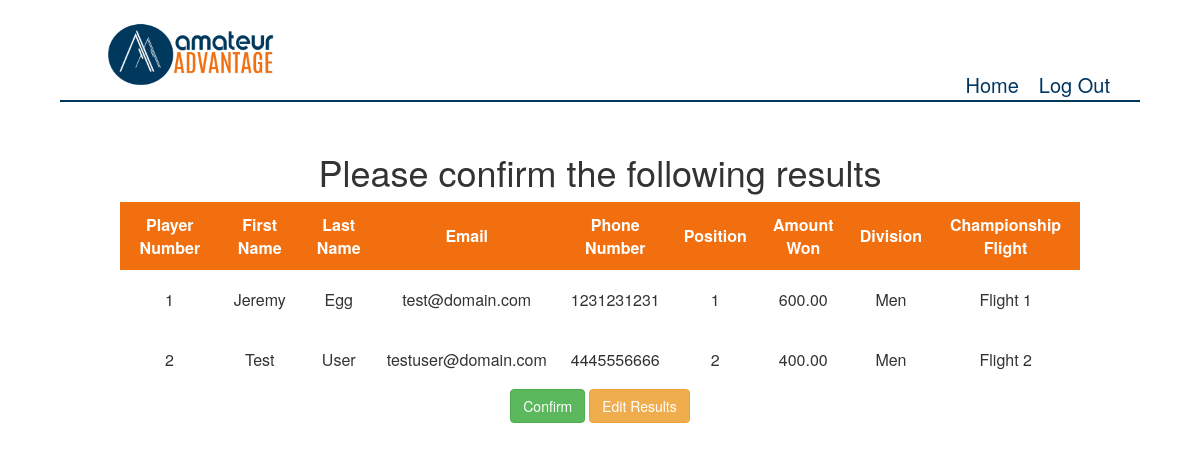
The page /tournament/finalizeResults/25 (signed in) on the database its author committed.
### tournament/models.py (models this page shows, shortened)
class playerResults (models.Model):
    flight_choices = ((1,'Flight 1'), (2,'Flight 2'), (3,'Flight 3'), (4,'Flight 4'), (5,'Flight 5'), (6,'Flight 6'), (7,'Flight 7'), (8,'Flight 8'),
                     (9,'Flight 9'), (10,'Flight 10'))
    division_choices = ((1,'Senior'), (2,'Women'), (3,'Junior'),(4,'Men'))
    tournament = models.ForeignKey(tournament, related_name = 'tournamentSet',on_delete=models.CASCADE)
    player = models.ForeignKey(player, related_name='tournamentPlayer', on_delete=models.CASCADE)
    amount_won = models.DecimalField(max_digits=11,decimal_places=2, blank=True, null=True, default = 0.00)
    position = models.PositiveIntegerField(blank=True, null=True, default = '0')
    flight = models.PositiveSmallIntegerField(
                  choices=flight_choices,
                  default=1)
    division = models.PositiveSmallIntegerField(
                  choices=division_choices,
                  default=1)
    added_on = models.DateField(auto_now_add = True)
    class Meta:
        verbose_name_plural = 'playerResults'

### users/models.py (models this page shows, shortened)
class player (models.Model):
    user = models.OneToOneField(CustomUser, related_name='userPlayer', on_delete=models.CASCADE, primary_key = True)
    address = models.CharField(max_length = 50)
    homeCourse = models.CharField(max_length = 50)
    insrt_timestamp = models.DateField(auto_now_add = True)
    chnge_timestamp = models.DateField(auto_now = True)
    pin = models.CharField(max_length=128, default='0000')

class CustomUser(AbstractUser):
    user_choices = ((1,'admin'), (2,'player'), (3,'shop'), (4,'buyer'), (5, 'exec'))
    objects = CustomUserManager()
    userType = models.PositiveSmallIntegerField(
                  choices=user_choices,
                  default=1)
    phoneNumber = models.CharField(max_length = 10, null=True)
    def isShop(user):
        if user.userType == 3:
            return True
        else:
            return False

### tournament/views.py (the view)
# urls.py: path('finalizeResults/<id>', views.finalizeResults, name='finalizeResults'),
@login_required
@user_passes_test(shop_test,login_url='/', redirect_field_name=None)
def finalizeResults(request, id):
    curTournament = tournament.getTournamentFromID(id)
    tournamentPlayers = playerResults.objects.filter(tournament=curTournament)
    tournamentWinners = []
    for field in tournamentPlayers:
        if field.amount_won > 0:
            tournamentWinners.append(field)
    if request.method == "POST":
        action = request.POST['action']
        if action == 'confirm':
            if tournament.finalizeTournament(tournamentWinners,curTournament) == 'Success':
                return redirect('Success')
            else:
                return redirect('insufficientCredits',curTournament.tournament_id)
        else:
            return redirect('tournamentResults',id)
    else:
        return render(request, 'tournaments/finalizeResults.html', {
            "curTournament": curTournament,
            "tournamentPlayers": tournamentWinners,
        })

### tournament/models.py (called while the page is built)
    def getTournamentFromID(id):
        return tournament.objects.filter(tournament_id = id)[0]

### tournament/views.py (called while the page is built)
def shop_test(user):
    return CustomUser.isShop(user)

### templates/tournaments/finalizeResults.html (shortened to what this page needs)
{% extends 'base.html' %}
{% load static %}
{% block css %}
<link rel="stylesheet" type="text/css" href="{% static 'tournament/confirm.css' %}">
{% endblock %}
{% block content %}
<h1>Please confirm the following results</h1>
<table >
    <thead>
            <th>Player Number</th>
            <th>First Name</th>
            <th>Last Name</th>
            <th>Email</th>
            <th>Phone Number</th>
            <th>Position</th>
            <th>Amount Won</th>
            <th>Division</th>
            <th>Championship Flight</th>
    </thead>
    {% for player in tournamentPlayers %}
        <tr>
            <td>{{ forloop.counter }}</td>
            <td>{{ player.player.user.first_name }}</td>
            <td>{{ player.player.user.last_name }}</td>
            <td>{{ player.player.user.email }}</td>
            <td>{{ player.player.user.phoneNumber }}</td>
            <td>{{ player.position }}</td>
            <td>{{ player.amount_won }}</td>
            <td>{{ player.get_division_display }}</td>
            <td>{{ player.get_flight_display }}</td>
        </tr>
    {% endfor %}
</table>
<form method='post'>
    <button type='submit' class='btn btn-success' name='action' value='confirm'>Confirm</button>
    <button type='submit' class='btn btn-warning' name='action' value='edit'>Edit Results</button>
</form>
{% endblock %}

### static/tournament/confirm.css (style rules this page uses)
table { margin:0 auto; }
td, tr, th { padding: 10px; text-align:center; }
th { text-align:center; border:none; }
thead { background-color:rgb(241,111,15); color:white; border:1px solid rgb(241,111,15); }
tr { height:60px; }

### rows shown on the page
playerResults: player.user.first_name "Jeremy", player.user.last_name "Egg", player.user.email "test@domain.com", player.user.phoneNumber "1231231231", position "1", amount_won "600.00", division "Men", flight "Flight 1"
playerResults: player.user.first_name "Test", player.user.last_name "User", player.user.email "testuser@domain.com", player.user.phoneNumber "4445556666", position "2", amount_won "400.00", division "Men", flight "Flight 2"
